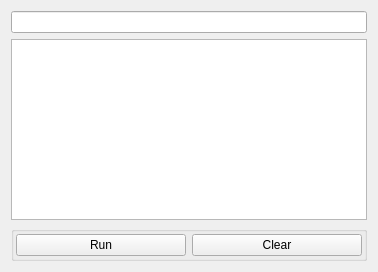
<?xml version="1.0" encoding="UTF-8"?>
<ui version="4.0">
 <class>taskmanager</class>
 <widget class="QWidget" name="taskmanager">
  <property name="geometry">
   <rect>
    <x>0</x>
    <y>0</y>
    <width>378</width>
    <height>272</height>
   </rect>
  </property>
  <property name="windowTitle">
   <string>Task Manager</string>
  </property>
  <layout class="QVBoxLayout" name="verticalLayout">
   <item>
    <widget class="QLineEdit" name="param"/>
   </item>
   <item>
    <widget class="QTableWidget" name="tasks"/>
   </item>
   <item>
    <widget class="QGroupBox" name="groupBox">
     <property name="title">
      <string/>
     </property>
     <layout class="QVBoxLayout" name="verticalLayout_2">
      <property name="leftMargin">
       <number>2</number>
      </property>
      <property name="topMargin">
       <number>2</number>
      </property>
      <property name="rightMargin">
       <number>2</number>
      </property>
      <property name="bottomMargin">
       <number>2</number>
      </property>
      <item>
       <layout class="QHBoxLayout" name="horizontalLayout">
        <item>
         <widget class="QPushButton" name="runit">
          <property name="text">
           <string>Run</string>
          </property>
         </widget>
        </item>
        <item>
         <widget class="QPushButton" name="clean">
          <property name="text">
           <string>Clear</string>
          </property>
         </widget>
        </item>
       </layout>
      </item>
     </layout>
    </widget>
   </item>
  </layout>
 </widget>
 <resources/>
 <connections/>
</ui>
